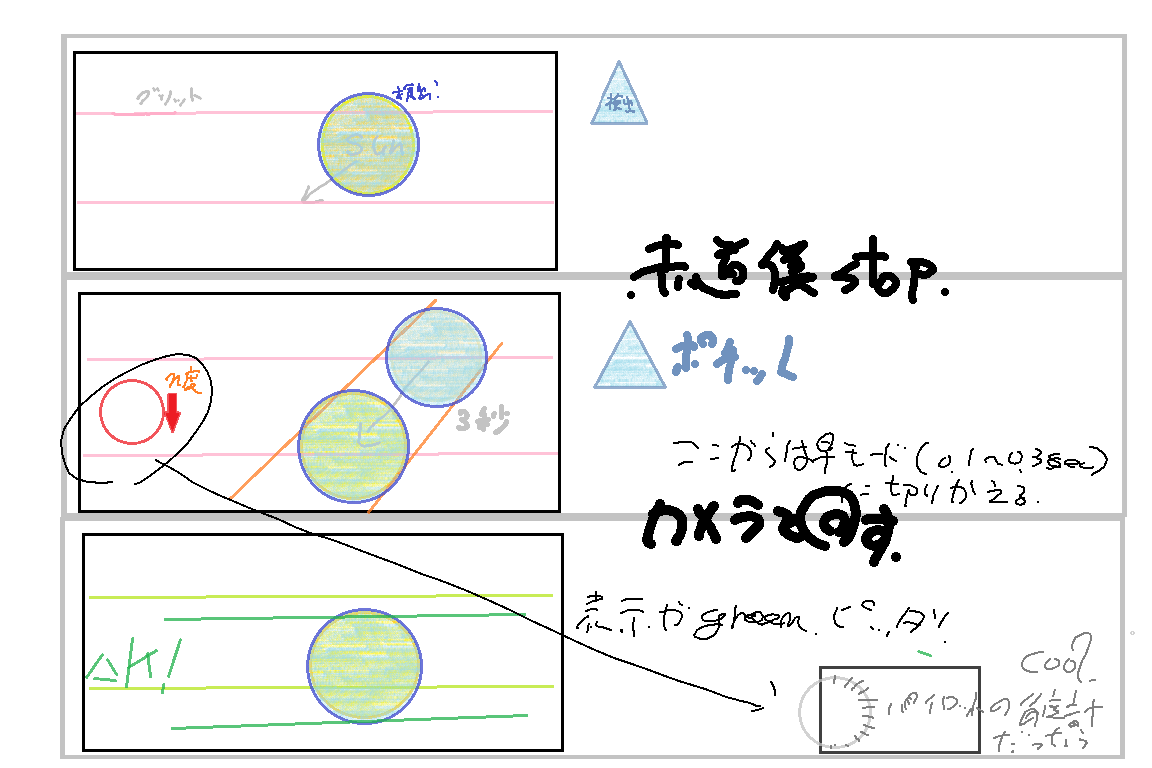
#> input picture Materials/west_find_image.png, 1152 x 768 px
$ python MIN2_ver1.py
#> lines starting #> are read from the running program, lines starting #| are printed output that depends on the picture; long printed decimals are rounded

import cv2
import numpy as np
import matplotlib.pyplot as plt
"""
最小二乗法による円の検出を行う関数を作成します。
一度検出した近似円の内側にある点のうち、近似円の外側にある点だけから近似した円からlimbwigth*(3/2)の
範囲にないもんは黒点とみなします。
version 1.2.1
"""

def cut_and_sampling(sun_threshold):#imgの画像をnで分割、太陽の縁の点をsampling
    #画像を分割して実際の縁の点を収集
    spots=[]#実際の縁の点を格納するための配列
    for line_xy in ("x_line","y_line"):#x_lineは横線、y_lineは縦線
        for i in range(1,divnum):
            place = height * i // divnum      if line_xy == "x_line" else width * i // divnum#分割線の位置を計算
            line = img[place,:].astype(float) if line_xy == "x_line" else img[:, place].astype(float)#分割線に沿った画素値を取得
            if np.max(line) <= sun_threshold:#太陽像上を通るか
                continue
            grad_t = np.diff(line)#一回微分
            max_idx = int(np.argmax(grad_t)) # 最大値のインデックス
            min_idx = int(np.argmin(grad_t)) # 最小値のインデックス
            if line_xy=="x_line":
                spots.append([max_idx, place])
                spots.append([min_idx, place])
            elif line_xy=="y_line":
                spots.append([place, max_idx])
                spots.append([place, min_idx])
    return spots#縁の点の座標を返す

def fit_circle(spots):#縁の点のサンプルを受け取って円のstatusを返す。
    if len(spots)<3:
        print("点が3点未満のため、円を作成できません。")
        raise(f"点不足{show_circle(spots,False)}")
    x,y=np.array([s[0] for s in spots],dtype=float),np.array([s[1] for s in spots],dtype=float)
    mat_A = np.c_[x, y, np.ones(len(x))]
    vec_B = -(x**2 + y**2)
    res, _, _, _ = np.linalg.lstsq(mat_A, vec_B, rcond=None)
    A, B, C = res
    cx = -A / 2
    cy = -B / 2
    R = np.sqrt(cx**2 + cy**2 - C)
    return [cx,cy,R]

def show_circle(spots=[],cir_stat=False):#円のstatusを受け取って、画像に円と縁の点を描画して表示する。
    fig, ax = plt.subplots()#figとaxの作成
    ax.imshow(img, cmap="magma")#画像をグレースケールで表示
    if cir_stat != False:#cir_statがFalseでないなら、円を描画
        cx,cy,R=cir_stat[0],cir_stat[1],cir_stat[2]
        circle = plt.Circle((cx, cy), R, fill=False, color='orange', linewidth=2)#結果の円を描画
        ax.add_patch(circle)###
    if len(spots) > 0:
        x, y = zip(*spots)
        ax.scatter(x, y, color='red', label='Edges', s=50)
    # 座標ラベルを表示
    for xi, yi in zip(x, y):
        ax.text(xi, yi, f"({xi:.0f}, {yi:.0f})",
                color="#8917fd", fontsize=8,
                ha="left", va="bottom")

    #画像の分割線を描画
    lines=[]
    for xy in ["x","y"]:#各分割線のlistを作成
        lines.append([])
        for nn in range(divnum) :
            ap=width/divnum if xy =="x" else height/divnum
            lines[-1].append(ap*(nn+1))
    for li in lines[0]:#x方向の分割線を描画
        ax.axvline(int(li), color='white', linestyle='--', alpha=0.3)
    for li in lines[1]:#y方向の分割線を描画
        ax.axhline(int(li), color='white', linestyle='--', alpha=0.3)

    # nの値を左上に固定表示
    ax.text(.05,.9, f"n={divnum}",
            color="cyan", fontsize=10,
            transform=ax.transAxes)
    ax.legend()###
    ax.axis('equal')###
    plt.show()#windowで表示

def MIN2_ignore_sunspots(readed_img,n=10,light_threshold=50,limb_wigth=24,show=False,debug=False):
    """
    img:読み込んだ画像を渡してください
    n:画像格子の分割数
    light_threshold:太陽の明るさの基準です。

    """
    #===基本的な変数をglobalで宣言===
    global divnum#分割数、引数ではnとして受け取っている。
    divnum=n
    global img#読み込んだ画像
    img=readed_img
    global height, width#画像の高さと幅
    height, width = img.shape

    #円の情報[cx, cy, R]
    spots=cut_and_sampling(light_threshold)#spots=[[x1,y1],[x2,y2],...]の形式で、縁の点の座標を格納したlist
    cx,cy,r=fit_circle(spots)#一回目の円情報
    print(f"first circle{show_circle(spots,(cx,cy,r))}") if debug else None#一回目の円を表示debug用

    #===一回目のMIN2の外側の点を抽出===
    outside_spots=[]
    for i in range(len(spots)):
        if int(((spots[i][0]-cx)**2+(spots[i][1]-cy)**2)**(1/2))>r:
            outside_spots.append(spots[i])
    if len(outside_spots)>2:
        #外側の点が３つ以上ないと以下の解析はできないが、 そもそもそのような場合は、黒点の影響は受けていない
        cxo,cyo,ro=fit_circle(np.array(outside_spots, dtype=float))#外側の点だけで円を作成
        print(f"only outside circle{show_circle(outside_spots,(cxo,cyo,ro))}") if debug else None#外側の点だけで作成した円を表示

        #===外側の点と一回目の円からlimb_wigth*(3/2)の範囲にない点を抽出===
        not_sunspots_idx=[]
        sunspot=False

        print (f"外側の点の数:{len(outside_spots)},全体の点の数:{len(spots)}") if debug else None
        for i in range(len(spots)):
            x=spots[i][0]
            y=spots[i][1]
            if not spots[i] in outside_spots:#内側の点だけ
                if (x-cxo)**2 > (y-cyo)**2:#円のRLTBのうちRLなら、
                    min2far = np.sqrt(ro**2-(y-cyo)**2)
                    print(f"x,y:{x,y} min2far:{min2far},y-cyo:{np.abs(cyo-y)}") if debug else None
                    if min2far-np.abs(cxo-x) < limb_wigth*(2/3):
                        not_sunspots_idx+=[i]
                    else:
                        sunspot=True
                else:#円のRLTBのうちTBなら
                    min2far = np.sqrt(ro**2-(x-cxo)**2)
                    print(f"x,y:{x,y} min2far:{min2far},x-cxo:{np.abs(cxo-x)}") if debug else None
                    if min2far-np.abs(cyo-y) < limb_wigth*(2/3):
                        not_sunspots_idx+=[i]
                    else:
                        sunspot=True
            else:#外側の点は全てnot_sunspots_idxに入れる
                not_sunspots_idx+=[i]

        if sunspot:
            #黒点とみなされない点だけで円を作成
            cx,cy,r=fit_circle(np.array([spots[i] for i in not_sunspots_idx], dtype=float))

    if show:
        show_circle([spots[i] for i in not_sunspots_idx],(cx,cy,r))
    return cx,cy,r

if __name__== "__main__":
    from tkinter.filedialog import askopenfilename
    picpath=askopenfilename(title="画像を選択してください", filetypes=[("Image files", "*.jpg;*.jpeg;*.png;*.tiff")])
#> the answer given: ../Materials/west_find_image.png
    from time import time
    start = time()
    print(MIN2_ignore_sunspots(cv2.imread(picpath,0),show=True,debug=True))
#> in MIN2_ignore_sunspots, `divnum=n`: divnum = 10
#> in MIN2_ignore_sunspots, `img=readed_img`:
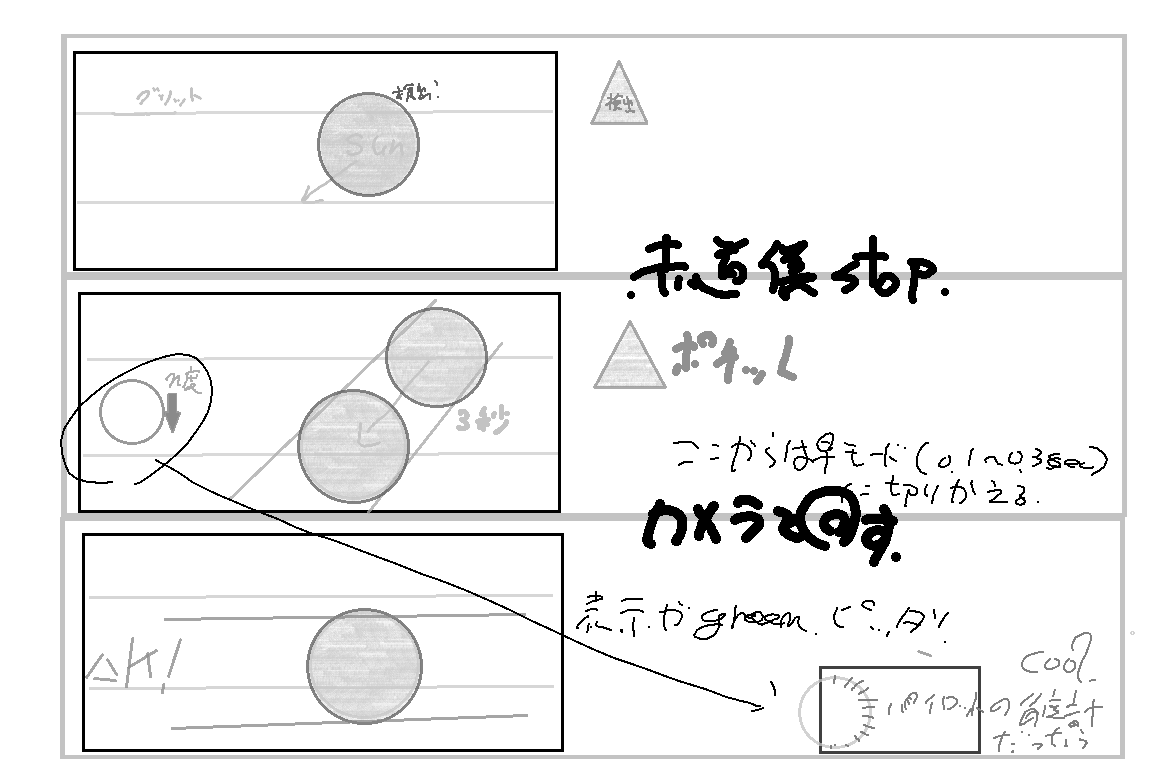
#> img: shape (768, 1152); min 0, max 255, mean 239.5
#> after the loop in cut_and_sampling, `for line_xy in ("x_line","y_line"):#x_lineは横線、y_lineは縦線`: spots = 36 pairs, first value 72 to 1036, second value 50 to 691
#> in fit_circle, `x,y=np.array([s[0] for s in spots],dtype=float),np.array([s[1] for s i..`: x = 36 values, max 1036 at index 34, min 72 at index 1, mean 326.9; y = 36 values, max 691 at index 16, min 50 at index 19, mean 311.1
#> in fit_circle, `mat_A = np.c_[x, y, np.ones(len(x))]`: mat_A = 36 rows, first 8: [75, 76, 1], [72, 76, 1], [75, 153, 1], [72, 153, 1], [75, 230, 1], [72, 230, 1], [80, 307, 1], [77, 307, 1]
#> in fit_circle, `vec_B = -(x**2 + y**2)`: vec_B = 36 values, max -10960 at index 1, min -1274897 at index 34, mean -354433.4
#> in fit_circle, `res, _, _, _ = np.linalg.lstsq(mat_A, vec_B, rcond=None)`: res = [-929.3, -772.1, 189545.9]
#> in fit_circle, `A, B, C = res`: A = -929.3; B = -772.1; C = 189545.9
#> in fit_circle, `cx = -A / 2`: cx = 464.7
#> in fit_circle, `cy = -B / 2`: cy = 386
#> in fit_circle, `R = np.sqrt(cx**2 + cy**2 - C)`: R = 418.8
#> in MIN2_ignore_sunspots, `cx,cy,r=fit_circle(spots)#一回目の円情報`: cx = 464.7; cy = 386; r = 418.8
#> in show_circle, `cx,cy,R=cir_stat[0],cir_stat[1],cir_stat[2]`: cx = 464.7; cy = 386; R = 418.8
#> the loop in show_circle, `for xi, yi in zip(x, y):` made 36 passes
#> (xi, yi) on passes 1 to 12: (75, 76), (72, 76), (75, 153), (72, 153), (75, 230), (72, 230), (80, 307), (77, 307), (80, 384), (77, 384), (80, 460), (77, 460)
#> after the loop in show_circle, `for xy in ["x","y"]:#各分割線のlistを作成`: lines = [[115.2, 230.4, 345.6, 460.8, 576, 691.2, 806.4, 921.6, 1036.8, 1152], [76.8, 153.6, 230.4, 307.2, 384, 460.8, 537.6, 614.4, 691.2, 768]]
#> the loop in show_circle, `for li in lines[0]:#x方向の分割線を描画` made 10 passes
#> li on passes 1 to 10: 115.2, 230.4, 345.6, 460.8, 576, 691.2, 806.4, 921.6, 1036.8, 1152
#> the loop in show_circle, `for li in lines[1]:#y方向の分割線を描画` made 10 passes
#> li on passes 1 to 10: 76.8, 153.6, 230.4, 307.2, 384, 460.8, 537.6, 614.4, 691.2, 768
#> in show_circle, `plt.show()#windowで表示`:
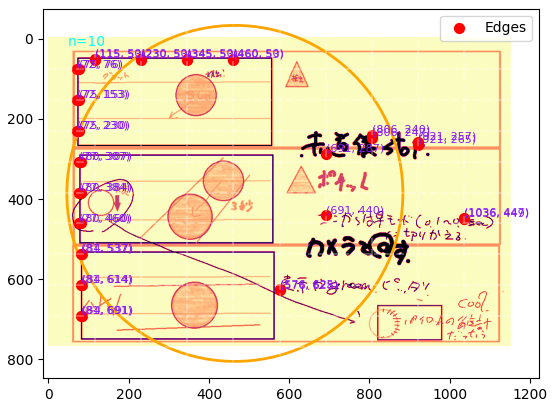
#> figure drawn by matplotlib, 1 panel
#| first circleNone
#> the loop in MIN2_ignore_sunspots, `for i in range(len(spots)):` made 36 passes
#> after the loop in MIN2_ignore_sunspots, `for i in range(len(spots)):`: outside_spots = [[75, 76], [72, 76], [75, 153], [72, 153], [75, 230], [72, 230], [84, 614], [81, 614], [84, 691], [81, 691], [115, 53], [115, 50], [921, 265], [921, 257], [1036, 449], [1036, 447]]
#> in fit_circle (call 2), `mat_A = np.c_[x, y, np.ones(len(x))]`: mat_A = 16 rows, first 8: [75, 76, 1], [72, 76, 1], [75, 153, 1], [72, 153, 1], [75, 230, 1], [72, 230, 1], [84, 614, 1], [81, 614, 1]
#> in MIN2_ignore_sunspots, `cxo,cyo,ro=fit_circle(np.array(outside_spots, dtype=float))#外側の点だけで円を作成`: cxo = 500.2; cyo = 391.6; ro = 495.6
#> call 2 of show_circle, with cir_stat = (500.2, 391.6, 495.6)
#> in show_circle (call 2), `cx,cy,R=cir_stat[0],cir_stat[1],cir_stat[2]`: cx = 500.2; cy = 391.6; R = 495.6
#> in show_circle (call 2), `x, y = zip(*spots)`: x = (75, 72, 75, 72, 75, 72, 84, 81, 84, 81, 115, 115, 921, 921, 1036, 1036); y = (76, 76, 153, 153, 230, 230, 614, 614, 691, 691, 53, 50, 265, 257, 449, 447)
#> the loop in show_circle (call 2), `for xi, yi in zip(x, y):` made 16 passes
#> the loop in show_circle (call 2), `for li in lines[0]:#x方向の分割線を描画` made 10 passes
#> the loop in show_circle (call 2), `for li in lines[1]:#y方向の分割線を描画` made 10 passes
#> in show_circle (call 2), `plt.show()#windowで表示`:
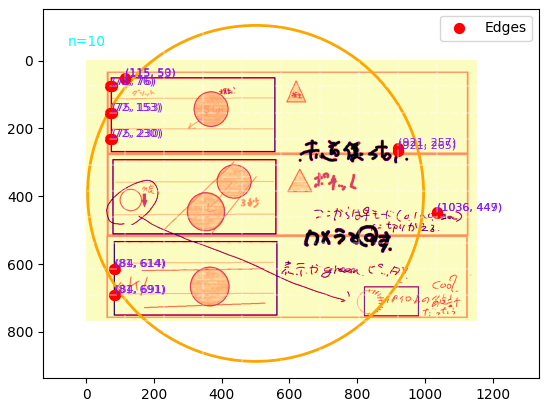
#> figure drawn by matplotlib, 1 panel
#| only outside circleNone
#| 外側の点の数:16,全体の点の数:36
#> the loop in MIN2_ignore_sunspots, `for i in range(len(spots)):` made 36 passes
#> (x, y, min2far) on passes 7, 8, 9, 10, 11, 12, 13, 14, 21, 22, 23, 24: (80, 307, 488.4), (77, 307, 488.4), (80, 384, 495.6), (77, 384, 495.6), (80, 460, 490.9), (77, 460, 490.9), (84, 537, 473.8), (81, 537, 473.8), (230, 53, 415.5), (230, 50, 415.5), (345, 53, 470.7), (345, 50, 470.7)
#> (x, y, not_sunspots_idx) on passes 1 to 6: (75, 76, [0]), (72, 76, [0, 1]), (75, 153, [0, 1, 2]), (72, 153, [0, 1, 2, 3]), (75, 230, [0, 1, 2, 3, 4]), (72, 230, [0, 1, 2, 3, 4, 5])
#| x,y:(80, 307) min2far:488.378,y-cyo:84.555
#| x,y:(77, 307) min2far:488.378,y-cyo:84.555
#| x,y:(80, 384) min2far:495.586,y-cyo:7.555
#| x,y:(77, 384) min2far:495.586,y-cyo:7.555
#| x,y:(80, 460) min2far:490.895,y-cyo:68.445
#| x,y:(77, 460) min2far:490.895,y-cyo:68.445
#| x,y:(84, 537) min2far:473.823,y-cyo:145.445
#| x,y:(81, 537) min2far:473.823,y-cyo:145.445
#> (further printed lines are left out)
#> in MIN2_ignore_sunspots, `cx,cy,r=fit_circle(np.array([spots[i] for i in not_sunspots_idx], dtyp..`: cx = 500.2; cy = 391.6; r = 495.6
    print(f"処理時間:{time()-start}秒")
